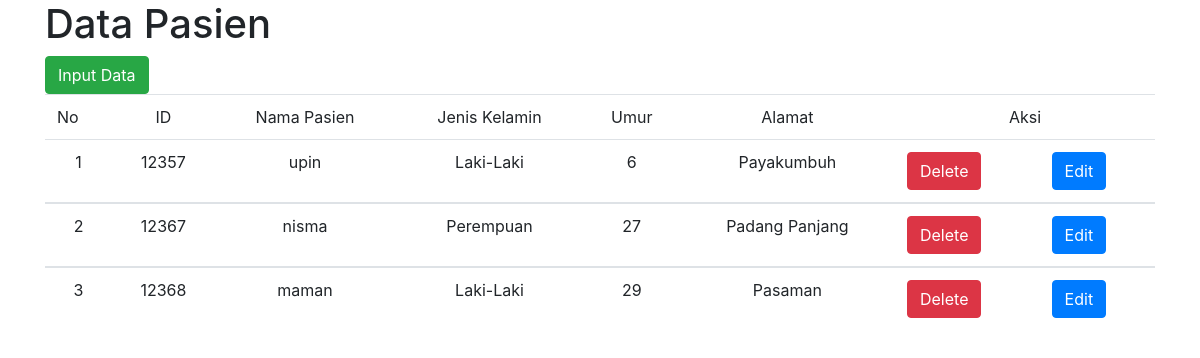
The app's page /1/pasien/list_pasien.php with its own data.
### tables this page shows
CREATE TABLE IF NOT EXISTS `tbl_pasien` (
`id` int(15) NOT NULL,
  `nama` varchar(20) NOT NULL,
  `jenis_kelamin` varchar(10) NOT NULL,
  `umur` int(10) NOT NULL,
  `alamat` varchar(25) NOT NULL
);

### 1/pasien/list_pasien.php (the view, shortened to what this page needs)
<html>
<head>
	<link href="css/bootstrap.min.css" rel="stylesheet" type="text/css">
</head>
<body>
<div class="container">
	<form method="POST" action="">
	<h1>Data Pasien</h1>
		<td><a href="input_pasien.php" class="btn btn-success">Input Data</a></td>
	<table class="table">
		<thead class="thead-dark">
			<tr>
				<td>No</td>
				<td align="center">ID</td>
				<td align="center">Nama Pasien</td>
				<td align="center">Jenis Kelamin</td>
				<td align="center">Umur</td>
				<td align="center">Alamat</td>
				<td align="center" colspan="2">Aksi</td>
			</tr>
		</thead>
		<?php
			$koneksi=mysqli_connect("localhost","root","","db_rumahsakit");
			$view=mysqli_query($koneksi,"SELECT * FROM tbl_pasien");
			$no=1;
			while($dataps=mysqli_fetch_array($view)){
		?>
		<tbody>
			<tr>
				<td align="center"><?php echo $no ?></td>
				<td align="center"><?php echo $dataps['id'] ?></td>
				<td align="center"><?php echo $dataps['nama'] ?></td>
				<td align="center"><?php echo $dataps['jenis_kelamin'] ?></td>
				<td align="center"><?php echo $dataps['umur'] ?></td>
				<td align="center"><?php echo $dataps['alamat'] ?></td>
				<td > <a href="hapus_pasien.php?id=<?php echo $dataps['id']?>" class="btn btn-danger"> Delete </a></td>
				<td > <a href="edit_pasien.php?id=<?php echo $dataps['id']?>" class="btn btn-primary"> Edit </a></td>
			</tr>
		<?php
			$no++;}
			?>
		</tbody>
	</table>
</div>
</body>
</html>

### records on screen
tbl_pasien: id "12357", nama "upin", jenis_kelamin "Laki-Laki", umur "6", alamat "Payakumbuh"
tbl_pasien: id "12367", nama "nisma", jenis_kelamin "Perempuan", umur "27", alamat "Padang Panjang"
tbl_pasien: id "12368", nama "maman", jenis_kelamin "Laki-Laki", umur "29", alamat "Pasaman"
